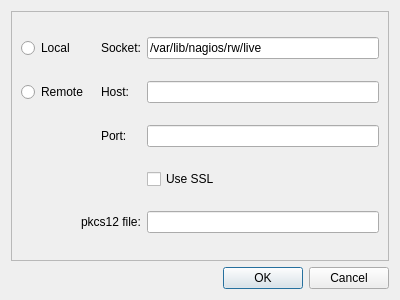
<?xml version="1.0" encoding="UTF-8"?>
<ui version="4.0">
 <class>Dialog</class>
 <widget class="QDialog" name="Dialog">
  <property name="geometry">
   <rect>
    <x>0</x>
    <y>0</y>
    <width>400</width>
    <height>300</height>
   </rect>
  </property>
  <property name="windowTitle">
   <string>Dialog</string>
  </property>
  <layout class="QVBoxLayout" name="verticalLayout">
   <item>
    <widget class="QFrame" name="frame">
     <property name="frameShape">
      <enum>QFrame::StyledPanel</enum>
     </property>
     <property name="frameShadow">
      <enum>QFrame::Raised</enum>
     </property>
     <layout class="QGridLayout" name="gridLayout">
      <item row="0" column="0">
       <widget class="QRadioButton" name="radioButton">
        <property name="text">
         <string>Local</string>
        </property>
       </widget>
      </item>
      <item row="0" column="2">
       <widget class="QLabel" name="label">
        <property name="text">
         <string>Socket:</string>
        </property>
       </widget>
      </item>
      <item row="0" column="3">
       <widget class="QLineEdit" name="lineEdit">
        <property name="text">
         <string>/var/lib/nagios/rw/live</string>
        </property>
       </widget>
      </item>
      <item row="1" column="0" colspan="2">
       <widget class="QRadioButton" name="radioButton_2">
        <property name="text">
         <string>Remote</string>
        </property>
       </widget>
      </item>
      <item row="1" column="2">
       <widget class="QLabel" name="label_2">
        <property name="text">
         <string>Host:</string>
        </property>
       </widget>
      </item>
      <item row="1" column="3">
       <widget class="QLineEdit" name="lineEdit_2"/>
      </item>
      <item row="2" column="2">
       <widget class="QLabel" name="label_3">
        <property name="text">
         <string>Port:</string>
        </property>
       </widget>
      </item>
      <item row="2" column="3">
       <widget class="QLineEdit" name="lineEdit_3"/>
      </item>
      <item row="3" column="3">
       <widget class="QCheckBox" name="checkBox">
        <property name="text">
         <string>Use SSL</string>
        </property>
       </widget>
      </item>
      <item row="4" column="1" colspan="2">
       <widget class="QLabel" name="label_4">
        <property name="text">
         <string>pkcs12 file:</string>
        </property>
       </widget>
      </item>
      <item row="4" column="3">
       <widget class="QLineEdit" name="lineEdit_4"/>
      </item>
     </layout>
    </widget>
   </item>
   <item>
    <widget class="QDialogButtonBox" name="buttonBox">
     <property name="orientation">
      <enum>Qt::Horizontal</enum>
     </property>
     <property name="standardButtons">
      <set>QDialogButtonBox::Cancel|QDialogButtonBox::Ok</set>
     </property>
    </widget>
   </item>
  </layout>
 </widget>
 <resources/>
 <connections>
  <connection>
   <sender>buttonBox</sender>
   <signal>accepted()</signal>
   <receiver>Dialog</receiver>
   <slot>accept()</slot>
   <hints>
    <hint type="sourcelabel">
     <x>248</x>
     <y>254</y>
    </hint>
    <hint type="destinationlabel">
     <x>157</x>
     <y>274</y>
    </hint>
   </hints>
  </connection>
  <connection>
   <sender>buttonBox</sender>
   <signal>rejected()</signal>
   <receiver>Dialog</receiver>
   <slot>reject()</slot>
   <hints>
    <hint type="sourcelabel">
     <x>316</x>
     <y>260</y>
    </hint>
    <hint type="destinationlabel">
     <x>286</x>
     <y>274</y>
    </hint>
   </hints>
  </connection>
 </connections>
</ui>
